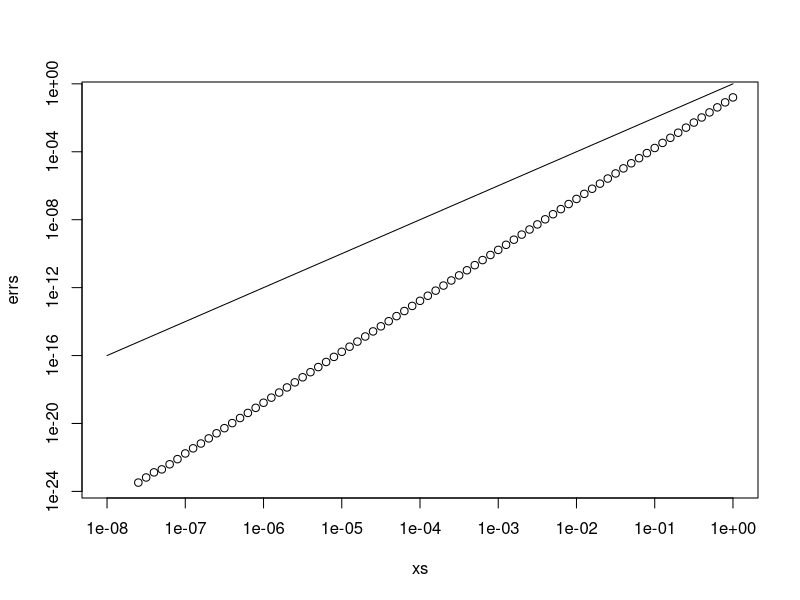
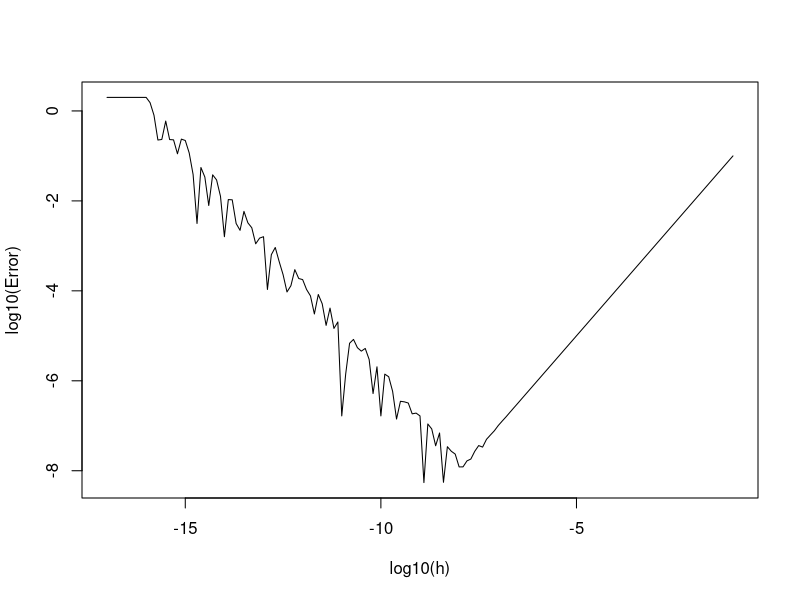

The R source for these figures, in order: (Note: this script raises an error after producing the figures.)
x0 = 0
j = 2

f <- sin

t = \(x) x # äquiv. zu t= function (x) {return(x)}

xs = 10^seq(-8, 0, 0.1)

xs
#Liste, die bei 10^-8 startet, logarithmisch

errs = abs(f(xs) - t(xs))
errs # Liste der Fehler

length(xs)
length(errs) #jew. 81

plot(xs, errs, log="xy")
lines(xs, (xs-x0)^2)

# Frage mit k: Wie schnell wird mein Fehler kleiner?
# durchgezogene Linie hat Steigung 2
# schneller, weil Steigung steiler

# abs(f(x)-t(x)) = c (x-x0)^k
# log abs(( f(x)-t(x) ) = log(c) + k*log(x-x0)


#########################################################
# Blatt 1)
# 26.10.2023

# 1.1: ipad, rechnen

#1.2: 

x0 <- 1
f = function(x) x^2

# Funktion zur Berechnung der rechten Differenzenquotienten
ef_prime <- function(f, x0, h) {
  return((f(x0 + h) - f(x0)) / h)
}

# Wahre Ableitung von f(x) = x^2 an der Stelle x0 = 1
true_derivative <- 2

# Vektor von h-Werten (h wird kleiner)
h_values <- 10^seq(-1, -17, by = -0.1)

# Vektor zur Speicherung der Fehler
errors <- abs(ef_prime(function(x) x^2, 1, h_values) - true_derivative)

# Plot des Fehlers auf logarithmischen Achsen
plot(log10(h_values), log10(errors), type = "l", xlab = "log10(h)", ylab = "log10(Error)")

#### Ende 1.2


# 1.3:

# Mitternachtsformel
mitternacht <- function(p, q) {
  Diskri <- p^2 - q
  if (Diskri < 0) {
    return(c(NA, NA))
  }
  zwei_summ <- sqrt(Diskri)
  x1 <- -p + zwei_summ
  x2 <- -p - zwei_summ
  return(c(x1, x2))
}

# Satz von Vieta
Vieta <- function(p, q) {
  x2 <- -p
  x1 <- q / x2
  return(c(x1, x2))
}

# Testwerte für p und q
Werte_p <- c(1, 0.1, 0.01, 0.001, 0.0001)
Werte_q <- c(1, 0.1, 0.01, 0.001, 0.0001)

# Vergleiche die Ergebnisse der beiden Ansätze für verschiedene p und q
for (p in Werte_p) {
  for (q in Werte_q) {
    cat("p =", p, "q =", q, "\n")
    cat("Mitternachtsformel: ", mitternacht(p, q), "\n")
    cat("Satz von Vieta: ", mitternacht(p, q), "\n")
    cat("\n")
  }
}



####### Ende 1.3

######## BLATT 2

#2.1 und 2.2 nur in Lösung auf GoodNotest

##2.3:

#' @param X Matrix mit Zeilen X_1, ..., X_n.
#' @param beta Parametervektor

sigma_2 <- function(X, beta) {
  n <- nrow(X)
  d <- ncol(X)
  Sig <- matrix(0, d, d)
  for (i in 1:n) {
    Sig <- Sig + (X[i, ] - colMeans(X)) %*% t(X[i, ] - colMeans(X))
  }
  as.numeric(t(beta) %*% Sig %*% beta / n)
}

# 
# (a) Gebe die Laufzeit- und Speicher-Komplexität des Algorithmus in Landau-Notation an.
# 
# Lösung
# 
# Speicherplatz für X: O(nd)
# 
# Speicherplatz für beta: O(d)
# 
# Speicherplatz für Sig: O(d ^2)
# 
# Insgesamt haben wir also O(nd + d^2)
# 
# 
# Laufzeit für colMeans(X): O(nd + d) = O(nd) (n − 1 Additionen für jede der d Spalten
#                                              und d Multiplikationen für die Durchschnittsbildung)
# 
#  
# Laufzeit für (X[i, ] - colMeans(X)) %*% t(X[i, ] - colMeans(X)): O(nd + d + d^2) = O(nd + d^2)
#  (O(nd) Operationen für colMeans(X), 2d Subtraktionen, d^2 Multiplikationen für das äußere Produkt$)
# 
# • n Iterationen über i.
# 
# Insgesamt haben wir also O(n(nd + d^2)) = =(nd^2 + n^2d)
# 

#  # b)  
# Überprüfe die Laufzeiteigenschaften numerisch. Erzeuge dazu mehrere Datensätze
# mit n ∈ [10, 1000] und d ∈ [10, 1000] und benchmarke den Algorithmus (z.B. mit
#                                         microbenchmark::microbenchmark())

library(microbenchmark)
library(ggplot2)

grid <- expand.grid(
  n = seq.int(10, 1000, length = 4),
  d = seq.int(10, 1000, length = 4)
)

times <- numeric(nrow(grid))

for (k in 1:nrow(grid)) {
  n <- grid[k, 1]
  d <- grid[k, 2]
  X <- replicate(d, rnorm(n))
  cat("n = ", n, ", d = ", d, ", time = ", sep = "")
  times[k] <- median(microbenchmark(sigma_2(X, rep(1, d)), times = 10)$time)
  cat(times[k] / 1e9, "\n")
}

cbind(grid, time = times) |>
  ggplot(aes(n, time, color = as.factor(d))) +
  geom_line()

cbind(grid, time = times) |>
  ggplot(aes(d, time, color = as.factor(n))) +
  geom_line()


#######
# (c) Finde und benchmarke einen alternativen Algorithmus mit Laufzeit- und Speicherkomplexität O(nd)

# Kernideen in Lsg nachlesen

#' @param X Matrix mit Zeilen X_1, ..., X_n.
#' @param beta Parametervektor

#' @param X Matrix mit Zeilen X_1, ..., X_n.
#' @param beta Parametervektor
sigma_2_besser <- function(X, beta) {
  Xbeta <- X %*% beta
  mu <- mean(Xbeta)
  mean((Xbeta - mu)^2)
}

grid <- expand.grid(
  n = seq.int(10, 1000, length = 4),
  d = seq.int(10, 1000, length = 4)
)

times <- numeric(nrow(grid))

for (k in 1:nrow(grid)) {
  n <- grid[k, 1]
  d <- grid[k, 2]
  X <- replicate(d, rnorm(n))
  cat("n = ", n, ", d = ", d, ", time = ", sep = "")
  times[k] <- median(microbenchmark(sigma_2_besser(X, rep(1, d)), times = 1000)$time)
  cat(times[k] / 1e9, "\n")
}

cbind(grid, time = times) |>
  ggplot(aes(n, time, color = as.factor(d))) +
  geom_line()

cbind(grid, time = times) |>
  ggplot(aes(d, time, color = as.factor(n))) +
  geom_line()

# Wir sehen also, dass die Laufzeit von d und n hier tatsächlich linear sind. 



##################### BLATT 3

#3.1: goodnotest

# #3.2:
# # 
# # Um zu zeigen, dass die gegebene Matrix
# # 
# # A =
# #   | 1 1 |
# #   | 0 ε |
# #   
# #   numerisch singulär bezüglich δ ist, müssen wir zeigen, dass die Kondition der Matrix A, κ(A),
# multipliziert mit δ größer oder gleich 1 ist, wobei δ ≤ ε.
# # 
# # Die Kondition einer Matrix kann als Verhältnis der größten und kleinsten Singulärwerte 
# der Matrix ausgedrückt werden. Die Kondition κ(A) ist definiert als:
# #   
# #   κ(A) = σ_max / σ_min,
# # 
# # wobei σ_max der größte Singulärwert und σ_min der kleinste Singulärwert von A ist.
# # 
# # Wir können die Singulärwerte von A berechnen. Zuerst berechnen wir die Eigenwerte von AA, 
#   da die Singulärwerte von A die Quadratwurzeln der Eigenwerte von AA sind:
# #   
# #   A * A =
# #   | 1 1 | * | 1 0 | = | 2 1 |
# #   | 0 ε | | 1 ε | | ε ε² |
# #   
# #   Die Eigenwerte von AA sind die Lösungen der charakteristischen Gleichung det(AA - λI) = 0:
# #   
# #   det(A*A - λI) = | 2-λ 1 |
# #   | ε ε²-λ |
# #   
# #   Die Eigenwerte sind die Lösungen der Gleichung (2-λ)(ε²-λ) - ε = 0:
# #   
# #   (2-λ)(ε²-λ) - ε = 0
# # (2-λ)(λ² - ε²) - ε = 0
# # 2λ² - 2ε² - λ³ + λε² - ε = 0
# # 
# # Da ε > 0 und λ ist eine Lösung der Gleichung, und die anderen beiden Lösungen sind komplex, 
# können wir die größte und kleinste Eigenwerte bestimmen:
# #   
# #   Der größte Eigenwert (σ_max) ist der positive reale Wert von λ.
# # 
# # Der kleinste Eigenwert (σ_min) ist der nicht negative reale Wert von λ.
# # 
# # Die kleinste Eigenwert ist 0, und der größte Eigenwert ist der positive reale Wert. 
#   Daher ist σ_max / σ_min unendlich, da der kleinste Eigenwert 0 ist.
# # 
# # Nun, um die numerische Kondition von A zu bestimmen, teilen wir den größten 
# Singulärwert durch den kleinsten Singulärwert:
# #   
# #   κ(A) = σ_max / σ_min = ∞ / 0 = ∞.
# # 
# # Schließlich, da ε > 0 und δ ≤ ε, können wir sagen, dass κ(A) * δ ≥ ∞ * δ ≥ 1,
#   was bedeutet, dass A numerisch singulär bezüglich δ ist.



#3.3:

set.seed(5)
M <- matrix(rnorm(500 * 500), 500, 500)
A <- M %*% t(M)
B <- rnorm(500)
c(
  all(A == t(A)), # A ist symmetrisch
  min(eigen(A)$values) > 0 # A ist positiv definit
)

# a. 
# Schreibe eine Funktion spd_solve(A, B), welche die Cholesky-Faktorisierung von A
# verwendet um A−1B zu berechnen. Die Funktionen chol(), forwardsolve() und
# backsolve() sollten dabei nützlich sein.

spd_solve <- function(A, B) {
  # Cholesky-Faktorisierung von A
  L <- chol(A)
  
  # Löse das Gleichungssystem L^T * x = B
  x <- forwardsolve(t(L), B)
  
  # Löse das Gleichungssystem L * y = x
  y <- backsolve(L, x)
  
  return(y)
}

# In dieser Funktion wird zuerst die Cholesky-Faktorisierung von A durchgeführt, 
# indem chol(A) verwendet wird. Dann werden die Gleichungen L^T * x = B und L * y = x gelöst, 
# um den Vektor y zu erhalten, 
# der das Ergebnis von A⁻¹B darstellt.

# b. Vergleiche solve und spd_solve

# Erzeugen Sie eine zufällige SPD-Matrix A
set.seed(5)
M <- matrix(rnorm(500 * 500), 500, 500)
A <- M %*% t(M)

# Erzeugen Sie einen zufälligen Vektor B
B <- rnorm(500)

# Laufzeitmessung für solve(A, B)
time_solve <- system.time(solve(A, B))

# Laufzeitmessung für spd_solve(A, B)
time_spd_solve <- system.time(spd_solve(A, B))

# Ergebnisse ausgeben
print("Laufzeit solve(A, B):")
print(time_solve)

print("Laufzeit spd_solve(A, B):")
print(time_spd_solve)



### c.  . 
# Wie skalieren die Laufzeiten für k = 1, 10, 100? Wie lässt sich das Beobachtete erklären?
# 
# Die Laufzeiten für solve(A, B) und spd_solve(A, B) werden wahrscheinlich mit steigendem Wert von k skalieren, da die Größe der Matrix B sich ändert und sich dadurch die Anzahl der Operationen für die Berechnungen erhöht.
# 
# Hier ist eine allgemeine Erklärung:
#   
#   Für k = 1 (einen Vektor B):
#   
#   solve(A, B) löst das Gleichungssystem A⁻¹B für einen Vektor B.
# spd_solve(A, B) verwendet die Cholesky-Faktorisierung von A und führt zwei Vorwärts- und Rückwärtssubstitutionen durch. Die Cholesky-Faktorisierung hat eine geringere Laufzeitkomplexität als die allgemeine Matrixinversion.
# Für k = 10 (eine Matrix B mit 10 Spalten):
#   
#   Sowohl solve(A, B) als auch spd_solve(A, B) müssen eine Matrix B mit 10 Spalten behandeln. Die Laufzeiten beider Funktionen werden länger sein als bei k = 1, aber spd_solve wird wahrscheinlich schneller sein, da die Cholesky-Faktorisierung für A einmal durchgeführt wird, und dann wird die Vorwärts- und Rückwärtssubstitution für jede Spalte von B durchgeführt.
# Für k = 100 (eine Matrix B mit 100 Spalten):
#   
#   Mit steigendem k werden die Laufzeiten für beide Funktionen noch länger. solve(A, B) wird aufgrund der Matrixinversion insbesondere bei großen Matrizen erheblich länger dauern. spd_solve(A, B) wird ebenfalls länger dauern, aber die Cholesky-Faktorisierung wird immer noch schneller sein als die Matrixinversion, insbesondere bei großen k.
# Zusätzlich zur Größe von k hängt die Laufzeit auch von der Größe der Matrix A ab. Wenn A eine größere Matrix ist, werden die Berechnungen generell länger dauern. Die spezifischen Laufzeiten hängen auch von der Rechenleistung des verwendeten Computers und der Implementierung der verwendeten Funktionen ab.
# 
# Um genaue Aussagen über die Laufzeitkomplexität für verschiedene Werte von k und A zu treffen, wäre eine detaillierte Analyse der verwendeten Algorithmen und eine experimentelle Messung erforderlich. Es ist jedoch zu erwarten, dass die Cholesky-Faktorisierung insbesondere für große k und große A schneller ist als die Matrixinversion.
# 
# 


################################
# 4.1 und 4.2 in Goodnotes

# 4.3


# Lade die pracma-Bibliothek
library(pracma)

# Definiere die Matrix A mit einem kleinen Wert für ε
epsilon <- 1e-10
A <- matrix(c(epsilon, 1, 1, 1), nrow = 2, byrow = TRUE)

# Berechne die LU-Zerlegung ohne Pivoting
lu_result <- lu(A)

# Gib die LU-Zerlegung aus
print("Matrix L:")
print(lu_result$L)
print("Matrix U:")
print(lu_result$U)
